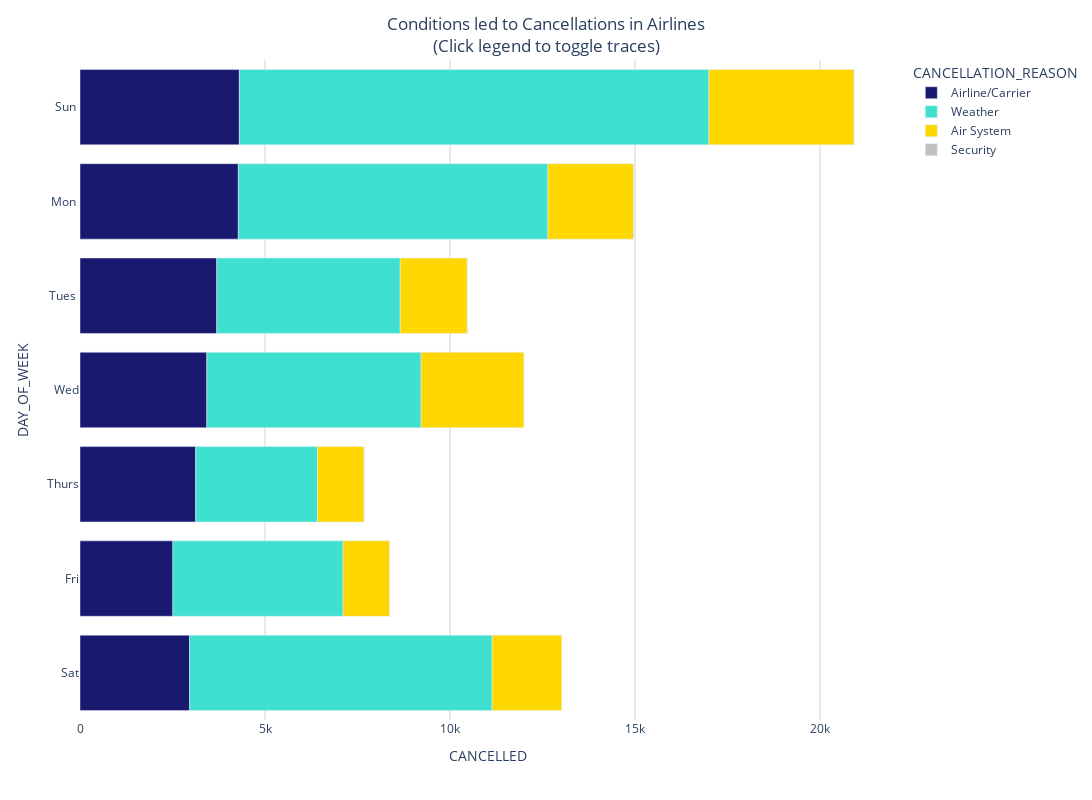

Here is the notebook cell this chart was saved with:
### Markdown cell above
## stacked bar chart for week days and cancellations

### Code cell
# Create color_map for Cancellations reasons names
color_map ={'Airline/Carrier':'MidnightBlue','Weather':'Turquoise','Air System':'Gold','Security':'Silver'}

# Create the bar chart
fig = px.bar(
             # Set the data
             DAY_Cancel,
             # Set the orientation to horizontal
             orientation="h",
             # Set the variable for the y-axis
             y="DAY_OF_WEEK",
             # Set the variable for the x-axis
             x="CANCELLED",
             # Set the color variable and map
             color="CANCELLATION_REASON",
             color_discrete_map=color_map,
             width=1200, height=800)

# Update the figure layout

fig.update_xaxes(gridcolor='LightGrey')
fig.update_yaxes(tickvals = [1, 2, 3, 4, 5, 6,7],ticktext = ["Sun ", "Mon ", "Tues ", "Wed", "Thurs", "Fri", "Sat"])

fig.update_layout( plot_bgcolor='white',  yaxis={'categoryorder':'category descending'},
                  # Add title
                  title="Conditions led to Cancellations in Airlines<br>(Click legend to toggle traces)",title_x=0.5)



# Show the plot
fig.show()

### Figure 1 — Plotly figure (JSON) as saved in the notebook; plotly's stock layout.template omitted (floating-point values rounded to 4 significant figures)
{"data": [{"alignmentgroup": "True", "hovertemplate": "CANCELLATION_REASON=Airline/Carrier<br>CANCELLED=%{x}<br>DAY_OF_WEEK=%{y}<extra></extra>", "legendgroup": "Airline/Carrier", "marker": {"color": "MidnightBlue", "pattern": {"shape": ""}}, "name": "Airline/Carrier", "offsetgroup": "Airline/Carrier", "orientation": "h", "showlegend": true, "textposition": "auto", "type": "bar", "x": [4307, 4279, 3696, 3428, 3127, 2510, 2962], "xaxis": "x", "y": ["1", "2", "3", "4", "5", "6", "7"], "yaxis": "y"}, {"alignmentgroup": "True", "hovertemplate": "CANCELLATION_REASON=Weather<br>CANCELLED=%{x}<br>DAY_OF_WEEK=%{y}<extra></extra>", "legendgroup": "Weather", "marker": {"color": "Turquoise", "pattern": {"shape": ""}}, "name": "Weather", "offsetgroup": "Weather", "orientation": "h", "showlegend": true, "textposition": "auto", "type": "bar", "x": [12690, 8367, 4959, 5790, 3292, 4598, 8178], "xaxis": "x", "y": ["1", "2", "3", "4", "5", "6", "7"], "yaxis": "y"}, {"alignmentgroup": "True", "hovertemplate": "CANCELLATION_REASON=Air System<br>CANCELLED=%{x}<br>DAY_OF_WEEK=%{y}<extra></extra>", "legendgroup": "Air System", "marker": {"color": "Gold", "pattern": {"shape": ""}}, "name": "Air System", "offsetgroup": "Air System", "orientation": "h", "showlegend": true, "textposition": "auto", "type": "bar", "x": [3925, 2315, 1809, 2778, 1257, 1261, 1880], "xaxis": "x", "y": ["1", "2", "3", "4", "5", "6", "7"], "yaxis": "y"}, {"alignmentgroup": "True", "hovertemplate": "CANCELLATION_REASON=Security<br>CANCELLED=%{x}<br>DAY_OF_WEEK=%{y}<extra></extra>", "legendgroup": "Security", "marker": {"color": "Silver", "pattern": {"shape": ""}}, "name": "Security", "offsetgroup": "Security", "orientation": "h", "showlegend": true, "textposition": "auto", "type": "bar", "x": [4, 4, 8, 5, 1], "xaxis": "x", "y": ["1", "2", "3", "5", "6"], "yaxis": "y"}], "layout": {"barmode": "relative", "height": 800, "legend": {"title": {"text": "CANCELLATION_REASON"}, "tracegroupgap": 0}, "margin": {"t": 60}, "plot_bgcolor": "white", "title": {"text": "Conditions led to Cancellations in Airlines<br>(Click legend to toggle traces)", "x": 0.5}, "width": 1200, "xaxis": {"anchor": "y", "domain": [0, 1], "gridcolor": "LightGrey", "title": {"text": "CANCELLED"}}, "yaxis": {"anchor": "x", "categoryorder": "category descending", "domain": [0, 1], "ticktext": ["Sun ", "Mon ", "Tues ", "Wed", "Thurs", "Fri", "Sat"], "tickvals": [1, 2, 3, 4, 5, 6, 7], "title": {"text": "DAY_OF_WEEK"}}}}
